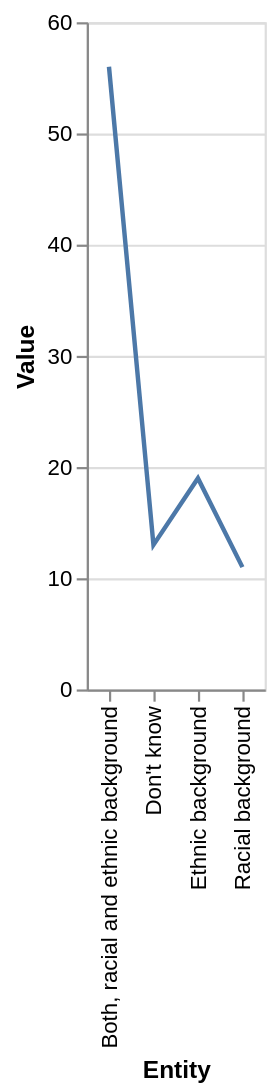

The Vega-Lite source for this figure:
### Vega-Lite specification from a JSON file in a GitHub repository (floating-point values rounded to 4 significant figures)
{"$schema": "https://vega.github.io/schema/vega-lite/v5.json", "description": "Line chart auto-generated from CSV", "data": {"values": [{"Entity": "Racial background", "Value": "11"}, {"Entity": "Both, racial and ethnic background", "Value": "56"}, {"Entity": "Don't know", "Value": "13"}, {"Entity": "Ethnic background", "Value": "19"}]}, "mark": "line", "encoding": {"x": {"field": "Entity", "type": "ordinal"}, "y": {"field": "Value", "type": "quantitative"}}}
